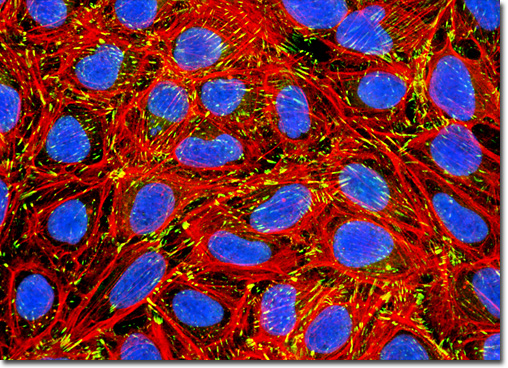
#> input picture DIP/HW1A/images/Bone_cells.jpg, 508 x 368 px
$ python rgb2gray.py ../images/Bone_cells.jpg out.png
#> lines starting #> are read from the running program, lines starting #| are printed output that depends on the picture

import cv2 as cv
import numpy as np
import sys
from matplotlib import pyplot as plt
import os


if len(sys.argv) != 3:
    print("Usage: rgb2gray.py <arg1> <arg2>")
    sys.exit(1)

# get in and out args
input_name = sys.argv[1]
output_name = sys.argv[2]

print("Args: ", input_name,", ",output_name)

#read image in using cv
img = cv.imread(input_name, cv.IMREAD_COLOR)
#> img is the input picture: shape (368, 508, 3); mean B, G, R 57.6, 46.8, 115.9
#our ground truth reference
imgG = cv.imread(input_name, cv.IMREAD_GRAYSCALE)
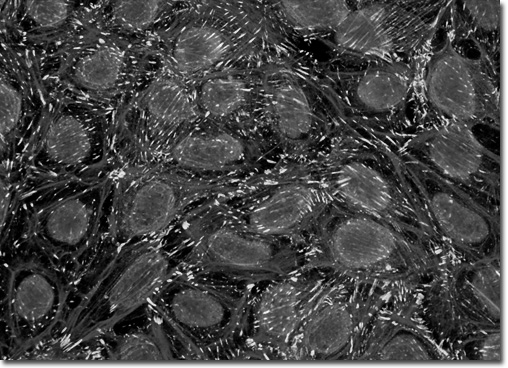
#> imgG: shape (368, 508); min 0, max 255, mean 68.3
cv.imwrite("groundTruthGray_" + output_name,imgG)

def convertToGray(img,output_loc):
#> called with output_loc = 'out.png'
    print("Image details: ")
    print(type(img))
#| <class 'numpy.ndarray'>
    print(img.shape)
#| (368, 508, 3)
    print(img.dtype)
#| uint8

    # values from outline
    blue_scalar = 0.1140
    green_scalar = 0.5871
    red_scalar = 0.2989

    # use py slice very cool to mult by the scalar using the values from homework outline
    img[:, :, 0] = np.clip(img[:, :, 0] * blue_scalar, 0, 255)
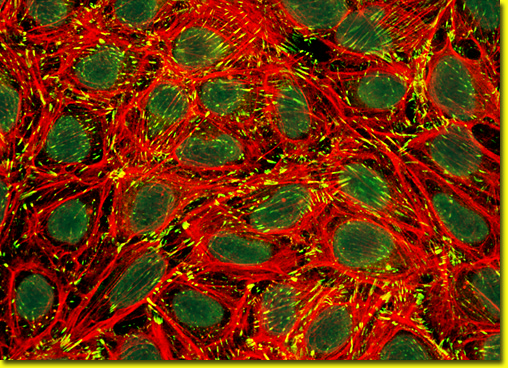
#> img: shape (368, 508, 3); mean B, G, R 6.3, 46.8, 115.9
    img[:, :, 1] = np.clip(img[:, :, 1] * green_scalar, 0, 255)
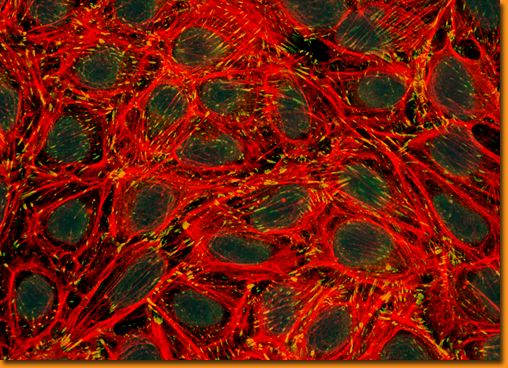
#> img: shape (368, 508, 3); mean B, G, R 6.3, 27.1, 115.9
    img[:, :, 2] = np.clip(img[:, :, 2] * red_scalar, 0, 255)
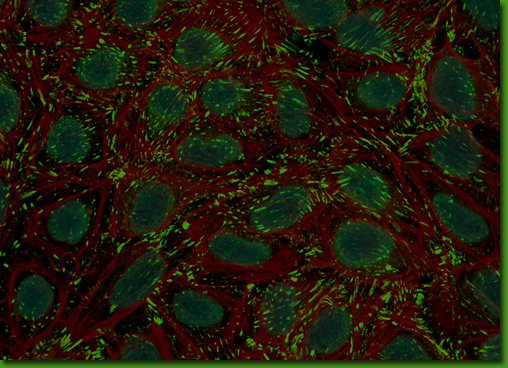
#> img: shape (368, 508, 3); mean B, G, R 6.3, 27.1, 34.2

    #again, use the slice to add all channels together
    newGray = img[:,:,0] + img[:,:,1] + img[:,:,2]

    #write out using the outname
    cv.imwrite(output_loc,newGray)

#here is the code from opencv for simple operations on threshold and plotting
def plotThresh(img, img_name="output"):
    assert img is not None, "file could not be read, check with os.path.exists()"

    # Apply the different thresholding techniques
    ret, thresh1 = cv.threshold(img, 127, 255, cv.THRESH_BINARY)
    ret, thresh2 = cv.threshold(img, 127, 255, cv.THRESH_BINARY_INV)
    ret, thresh3 = cv.threshold(img, 127, 255, cv.THRESH_TRUNC)
    ret, thresh4 = cv.threshold(img, 127, 255, cv.THRESH_TOZERO)
    ret, thresh5 = cv.threshold(img, 127, 255, cv.THRESH_TOZERO_INV)

    # Titles and corresponding images
    titles = ['Original Image', 'BINARY', 'BINARY_INV', 'TRUNC', 'TOZERO', 'TOZERO_INV']
    images = [img, thresh1, thresh2, thresh3, thresh4, thresh5]

    # Create the images directory if it doesn't exist
    output_dir = "images"
    os.makedirs(output_dir, exist_ok=True)

    # Plot and save each image
    for i in range(6):
        plt.figure(figsize=(6, 6))
        plt.imshow(images[i], 'gray', vmin=0, vmax=255)
        plt.title(titles[i])
        plt.xticks([]), plt.yticks([])

        # Save the plot to the images folder
        file_path = os.path.join(output_dir, f"{img_name}_{titles[i]}.png")
        plt.savefig(file_path)
        plt.close()

    print(f"Images saved to {output_dir}/")

#call our funcs
# Gray[x][y]= 0.2989 * Red[x][y] + 0.5871 * Green[x][y] + 0.1140 * Blue[x][y]
convertToGray(img,output_name)
#plotThresh(img)
